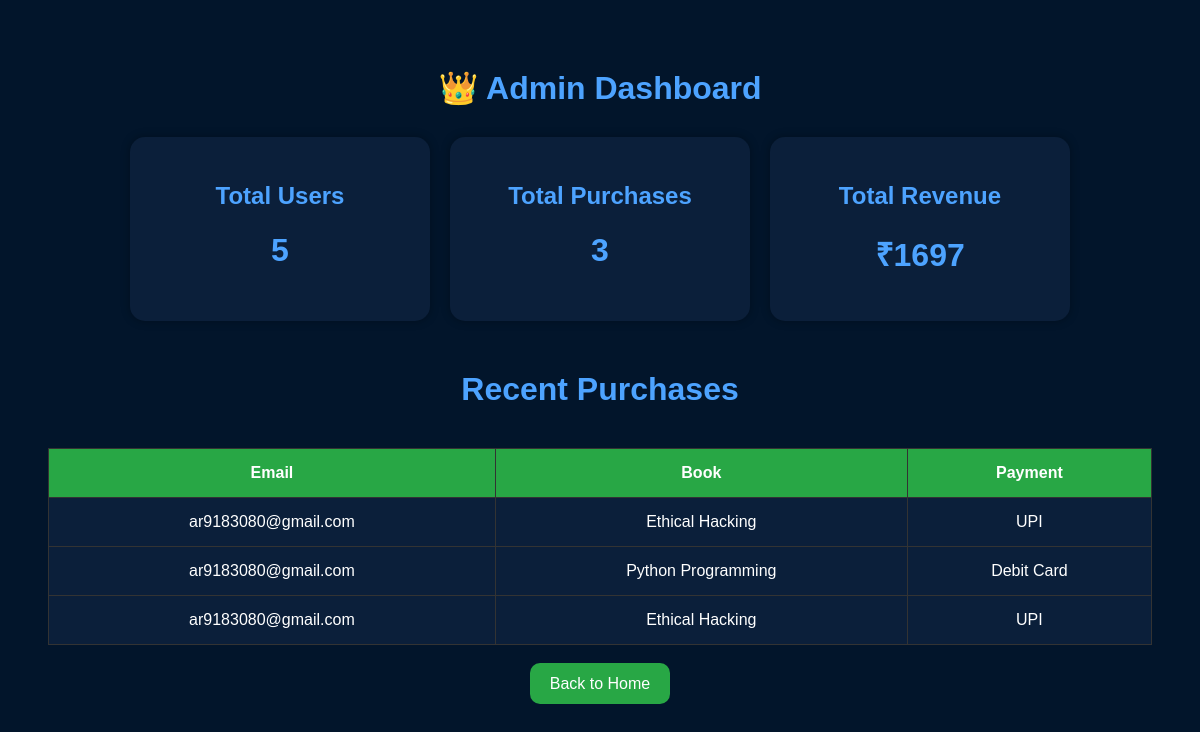
Page /admin (signed in) on the committed database.
### tables this page shows
CREATE TABLE purchases (
    id INTEGER PRIMARY KEY AUTOINCREMENT,
    email TEXT NOT NULL,
    book_name TEXT NOT NULL,
    payment_method TEXT NOT NULL
);

### app.py (the view)
@app.route('/admin')
def admin():
    if 'admin' not in session:
        return redirect('/admin-login')
    conn = get_db_connection()
    cursor = conn.cursor()
    cursor.execute("SELECT COUNT(*) FROM users")
    total_users = cursor.fetchone()[0]
    cursor.execute("SELECT COUNT(*) FROM purchases")
    total_purchases = cursor.fetchone()[0]
    cursor.execute("""
        SELECT SUM(
            CASE
                WHEN book_name='Ethical Hacking' THEN 499
                WHEN book_name='Python Programming' THEN 699
                WHEN book_name='Networking' THEN 599
                ELSE 0
            END
        )
        FROM purchases
    """)
    revenue = cursor.fetchone()[0]
    if revenue is None:
        revenue = 0
    cursor.execute("""
        SELECT email, book_name, payment_method
        FROM purchases
        ORDER BY id DESC
    """)
    purchases = cursor.fetchall()
    conn.close()
    return render_template(
        'admin.html',
        total_users=total_users,
        total_purchases=total_purchases,
        revenue=revenue,
        purchases=purchases
    )

### app.py (called while the page is built)
def get_db_connection():
    conn = sqlite3.connect("database/bookverse.db")
    conn.row_factory = sqlite3.Row
    return conn

### templates/admin.html (shortened to what this page needs)
<!DOCTYPE html>
<html>
<head>
</head>
<body>
    <h1>👑 Admin Dashboard</h1>
    <div class="stats">
        <div class="card">
            <h2>Total Users</h2>
            <h1>{{ total_users }}</h1>
        </div>
        <div class="card">
            <h2>Total Purchases</h2>
            <h1>{{ total_purchases }}</h1>
        </div>
        <div class="card">
            <h2>Total Revenue</h2>
            <h1>₹{{ revenue }}</h1>
        </div>
    </div>
    <h1 style="margin-top:50px;">
        Recent Purchases
    </h1>
    <table>
        <tr>
            <th>Email</th>
            <th>Book</th>
            <th>Payment</th>
        </tr>
        {% for purchase in purchases %}
        <tr>
            <td>{{ purchase[0] }}</td>
            <td>{{ purchase[1] }}</td>
            <td>{{ purchase[2] }}</td>
        </tr>
        {% endfor %}
    </table>
    <div class="back">
        <a href="/">Back to Home</a>
    </div>
</body>
</html>

### templates/admin.html (style rules this page uses)
body { background:#02152b; color:white; font-family:Arial; padding:40px; }
h1 { text-align:center; color:#4da3ff; }
.stats { display:flex; justify-content:center; gap:20px; margin-top:30px; flex-wrap:wrap; }
.card { background:#0b1f3a; padding:25px; border-radius:15px; width:250px; text-align:center; box-shadow:0 0 10px rgba(0,0,0,0.3); }
.card h2 { color:#4da3ff; }
table { width:100%; margin-top:40px; border-collapse:collapse; background:#0b1f3a; }
th, td { padding:15px; border:1px solid #333; text-align:center; }
th { background:#28a745; }
a { color:white; text-decoration:none; background:#28a745; padding:12px 20px; border-radius:10px; }
.back { text-align:center; margin-top:30px; }

### rows in the picture
purchases: email "ar9183080@gmail.com", book_name "Ethical Hacking", payment_method "UPI"
purchases: email "ar9183080@gmail.com", book_name "Python Programming", payment_method "Debit Card"
purchases: email "ar9183080@gmail.com", book_name "Ethical Hacking", payment_method "UPI"

### other values in the picture
{{ total_users }} "5"
{{ total_purchases }} "3"
{{ revenue }} "1697"
